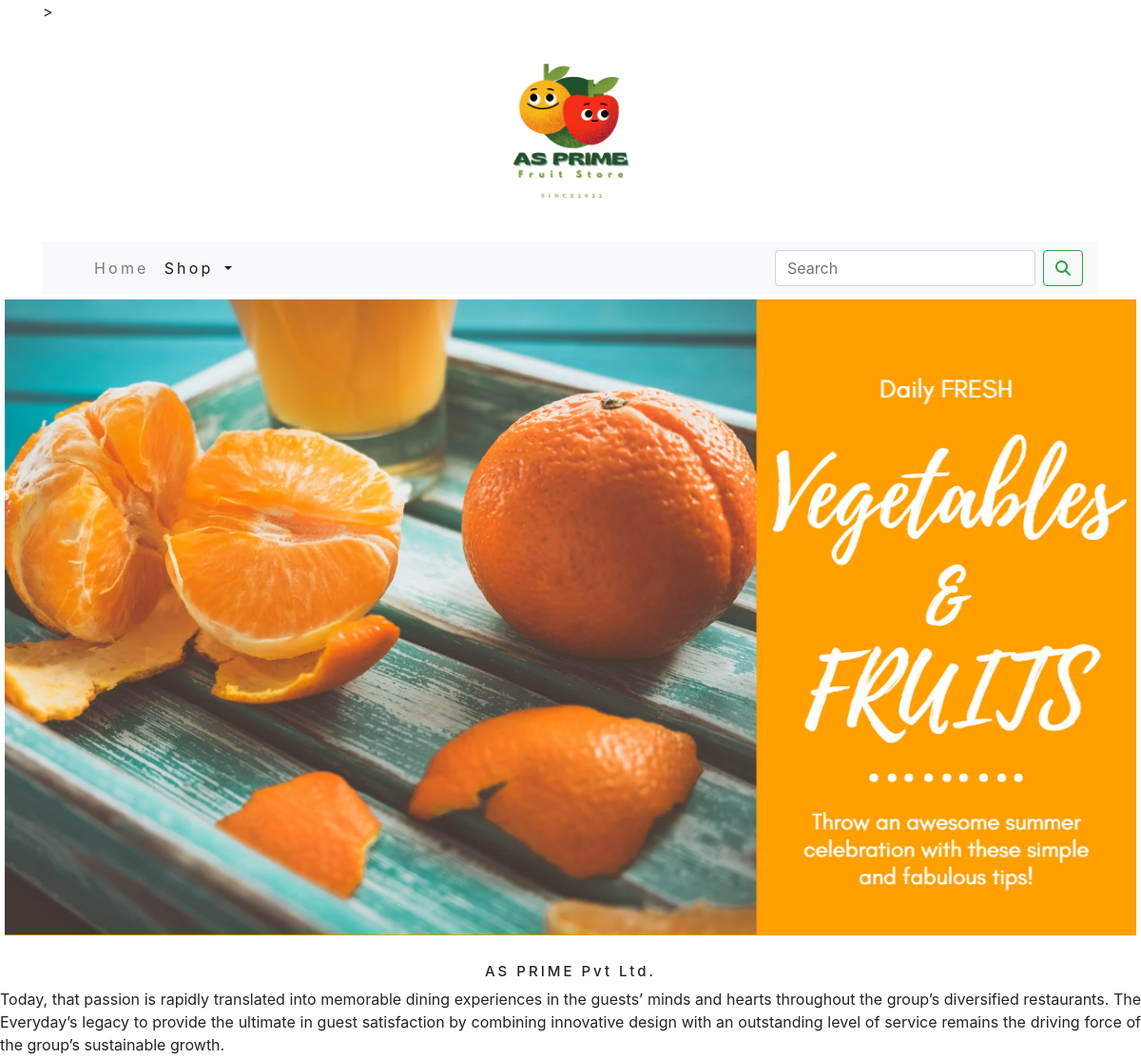
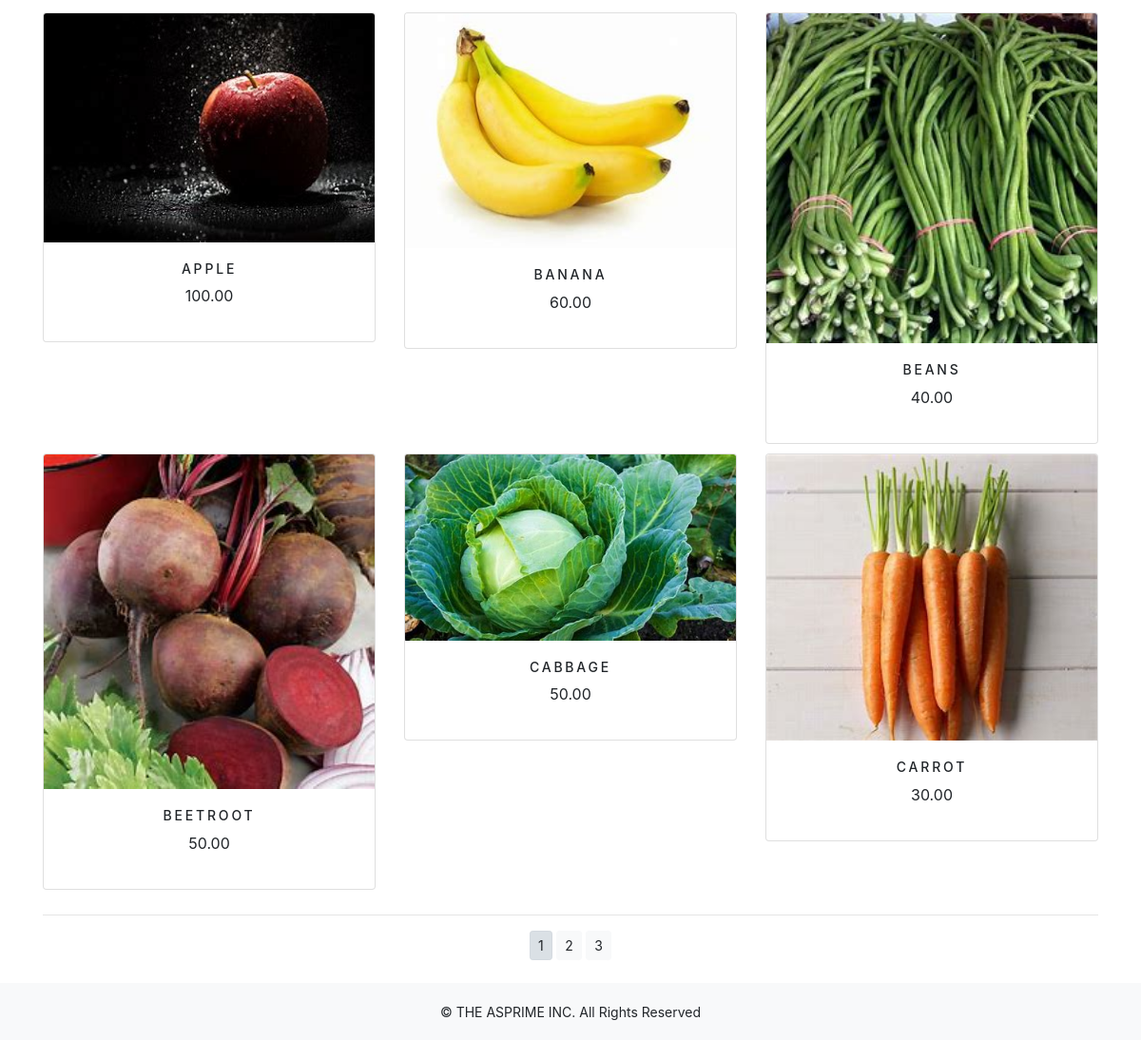
The app's page /shop/ with its own data (2 pictures, top to bottom).
### shop/models.py (models this page shows, shortened)
class Product(models.Model):
    name = models.CharField(max_length=250)
    slug = models.SlugField(max_length=250)
    description = models.TextField(blank=True)
    price=models.DecimalField(max_digits=10,decimal_places=2)
    category=models.ForeignKey(Category,on_delete=models.CASCADE)
    image = models.ImageField(upload_to='category')
    stock=models.IntegerField()
    available=models.BooleanField(default=True)
    created=models.DateTimeField(auto_now_add=True)
    updated=models.DateTimeField(auto_now=True)
    def get_url(self):
        return reverse('shop:prodCatdetail',args=[self.category.slug,self.slug])
    class Meta:
        ordering = ('name',)
        verbose_name = 'product'
        verbose_name_plural = 'products'

### shop/views.py (the view)
# urls.py: path('',views.allProdCat,name='allProdCat'),
def allProdCat(request,c_slug=None):
    c_page=None
    products_list=None
    if c_slug!=None:
        c_page=get_object_or_404(Category,slug=c_slug)
        products_list=Product.objects.all().filter(category=c_page,available=True)
    else:
        products_list=Product.objects.all().filter(available=True)
    paginator=Paginator(products_list,6)
    try:
        page=int(request.GET.get('page','1'))
    except:
        page=1
    try:
        products=paginator.page(page)
    except (EmptyPage,InvalidPage):
        products=paginator.page(paginator.num_pages)
    return render(request,"category.html",{'category':c_page,'products':products})

### cart/context_processors.py (called while the page is built)
def counter(request):
    item_count=0
    if 'admin' in request.path:
        return {}
    else:
        try:
            cart=Cart.objects.filter(cart_id=_cart_id(request))
            cart_items=CartItem.objects.all().filter(cart=cart[:1])
            for cart_item in cart_items:
                item_count += cart_item.quantity
        except Cart.DoesNotExist:
            item_count =0
    return dict(item_count=item_count)

### cart/views.py (called while the page is built)
def _cart_id(request):
    cart=request.session.session_key
    if not cart:
        cart=request.session.create()
    return cart

### shop/context_processors.py (called while the page is built)
def menu_links(request):
    links=Category.objects.all()
    return dict(links=links)

### shop/models.py (called while the page is built)
    def get_url(self):
            return reverse('shop:products_by_category',args=[self.slug])

### templates/category.html (shortened to what this page needs)
{% extends 'base.html' %}
{% load static %}
{% block content %}
     <div class="mx_auto">
       {% if category %}
         <img class="my_image" src="{{category.image.url}}" alt="{{category.name}}">
     </div>
          <br>
     <div>
         <h1 class="text-center" my_title>{{category.name}}</h1>
         <p class="text_justify">{{category.description</p>
     </div>
        {% else %}
     <div>
           <img class="my_image my_image_padding" src="{% static 'img/banner.png' %}" alt="Products" width="1000px" height="500px">
     </div>
<br>
     <div>
         <h1 class="text-center my_title">AS PRIME Pvt Ltd.</h1>
         <p class="text-justify">Today, that passion is rapidly translated into memorable dining experiences in the guests’ minds and hearts throughout the group’s diversified restaurants. The Everyday’s legacy to provide the ultimate in guest satisfaction by combining innovative design with an outstanding level of service remains the driving force of the group’s sustainable growth.</p>
     </div>
     {% endif %}
    <div class="container">
        <div class="row mx_auto">
            {% for product in products.object_list %}
            <div class="my_bottom_margin col-9 col-sm-12 col-md-4 xol-lg-4">
                <div class="card text-center" style="min-width:18rem;">
                    <a href="{{product.get_url}}"><img class="card-img-top my_image" src="{{product.image.url}}" alt="{{product.name}}"></a>
                <div class="card-body">
                    <h4>{{product.name}}</h4>
                    <p>{{product.price}}</p>
                </div>
                </div>
            </div>
            {% endfor %}
        </div>
        <div class="mx_auto">
            {%if products.paginator.num_pages > 1 %}
          <hr>
            <div class="text-center">
                {% for pg in products.paginator.page_range %}
                   <a href="?page={{pg}}" class="btn btn-light btn-sm {% if products.number == pg %} active {% endif %}">{{pg}}</a>
                {% endfor %}
    </div>
      {%endif %}
        </div>
        <br>
    </div>
{% endblock %}

### templates/base.html (shortened to what this page needs)
{% load static %}
<!DOCTYPE html>
<html lang="en">
<head>
    <link rel="stylesheet" href="{% static 'css/custom.css' %}">
    <link rel="stylesheet" href="{% static 'css/bootstrap.min.css' %}">
</head>
<body>
<div class="container">
{% include 'header.html' %}
{% include 'navbar.html' %}
{% block content %}
{% endblock %}
{% include 'footer.html' %}
</body>
</html>

### templates/header.html
{% load static %}>
<header>
  <center>
    <a href="{%url 'shop:allProdCat' %}"> <img src="{% static 'img/logo1.png' %}" alt="logoimage"width="230px">
  </center>
</header>

### templates/navbar.html (shortened to what this page needs)
<nav class="navbar navbar-expand-lg navbar-light bg-light">
  <div class="collapse navbar-collapse" id="navbarSupportedContent">
    <ul class="navbar-nav mr-auto">
      <li class="nav-item">
        <a class="nav-link" href="#">Home</a>
      </li>
      <li class="nav-item dropdown {% if 'shop' in request.path %} active {% endif %}">
        <a class="nav-link dropdown-toggle" href="#" id="navbarDropdown" role="button" data-toggle="dropdown" aria-haspopup="true" aria-expanded="false">
       Shop
        </a>
      </li>
    </ul>
    <form class="d-flex" action="{% url 'search_app:SearchResult' %}" method="get">
      <input class="form-control mr-sm-2" type="search" Name="q" placeholder="Search" aria-label="Search">
      <button class="btn btn-outline-success my-2 my-sm-0" type="submit"><i class="fa fa-search" ></i></button>
    </form>
  </div>
  </div>

### templates/footer.html
<div class="footer navbar-fixed-bottom my_footer">
  <p class="text-center">  &copy; THE ASPRIME INC. All Rights Reserved
  </p>
</div>

### static/css/custom.css (style rules this page uses)
body { font-family: 'Roboto', sans-serif; }
.nav-item { letter-spacing : .2em; font-size :14px text-transform :uppercase; }
.my_footer { background-color:#f8f9fa; height:60px; }
.my_footer p { padding-top:20px; font-size:14px; }
.my_image { width:100%; height:auto; }
.my_title { font-size:15px; text_transform:uppercase; letter-spacing:.2em; }
.my_image_padding { padding:5px; }
.my_bottom_margin { margin-bottom:10px; }
.card-body h4 { font-size:14px; text-transform:uppercase; letter-spacing:.2em; }

### records on screen
Product: image (picture), name "APPLE", price "100.00"
Product: image (picture), name "BANANA", price "60.00"
Product: image (picture), name "BEANS", price "40.00"
Product: image (picture), name "BEETROOT", price "50.00"
Product: image (picture), name "CABBAGE", price "50.00"
Product: image (picture), name "CARROT", price "30.00"

### other values on screen
{{ pg }} "1" "2" "3"
